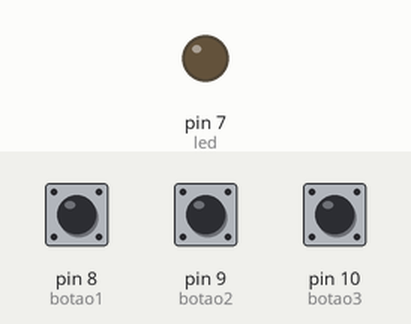
Simulated run of this sketch. Board: Arduino Uno, built with avr-gcc and run on an emulated ATmega328P. Parts: output pins drawn as LEDs (lit = HIGH). Dashed ring = blinking. Inputs (shaded band) come from the test bench; at power-on: pin 8 (botao1) HIGH, pin 9 (botao2) HIGH, pin 10 (botao3) HIGH.

Above: at 1.2 s.
1.3 s: pin 8 (botao1) pulled LOW for 0.15 s
At 1.8 s:
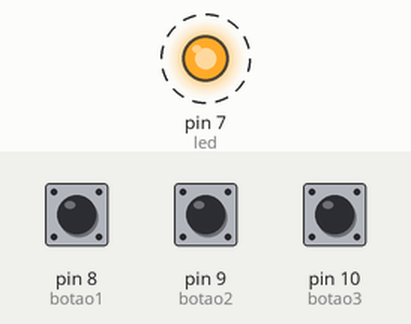
Timing chart, 0 to 10.4 s (numbered marks = the images above; inputs shaded):
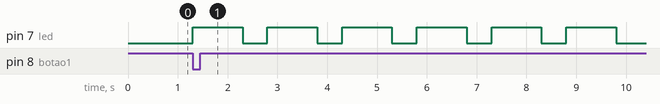

Measured:
- after the input at 1.3 s, pin 7 (led): alternates HIGH for 1.0 s and LOW for 0.50 s, starting at once

The sketch:

botao_0_3_0.ino
```cpp
// --> Apelidos <--

#define led 7
#define botao1 8
#define botao2 9
#define botao3 10


// A função de setup é executada uma vez quando você pressiona reset ou liga a placa
// inicializar o pino digital colocado como uma SAÍDA.

void setup() {

  //Led
  pinMode(led, OUTPUT);

  //Botão 1
  pinMode(botao1, INPUT_PULLUP);

  //Botão 2
  pinMode(botao2, INPUT_PULLUP);

  //Botão 3
  pinMode(botao3, INPUT_PULLUP);

}

// A função loop executa repetidamente de forma infinita
void loop() {
  //Botão 1
  if (digitalRead(botao1) == LOW) {


    for (int i = 0; i < 6; i++) {
      digitalWrite(led, HIGH);
      delay(1000);
      digitalWrite(led, LOW);
      delay(500);
    }
  }
  //Botão 2
  if (digitalRead(botao2) == LOW) {


    for (int i = 0; i < 12; i++) {
      digitalWrite(led, HIGH);
      delay(1000);
      digitalWrite(led, LOW);
      delay(500);
    }
  }

  //Botão 3
  if (digitalRead(botao3) == LOW) {


    for (int i = 0; i < 18; i++) {
      digitalWrite(led, HIGH);
      delay(1000);
      digitalWrite(led, LOW);
      delay(500);
    }
  }
}
```
